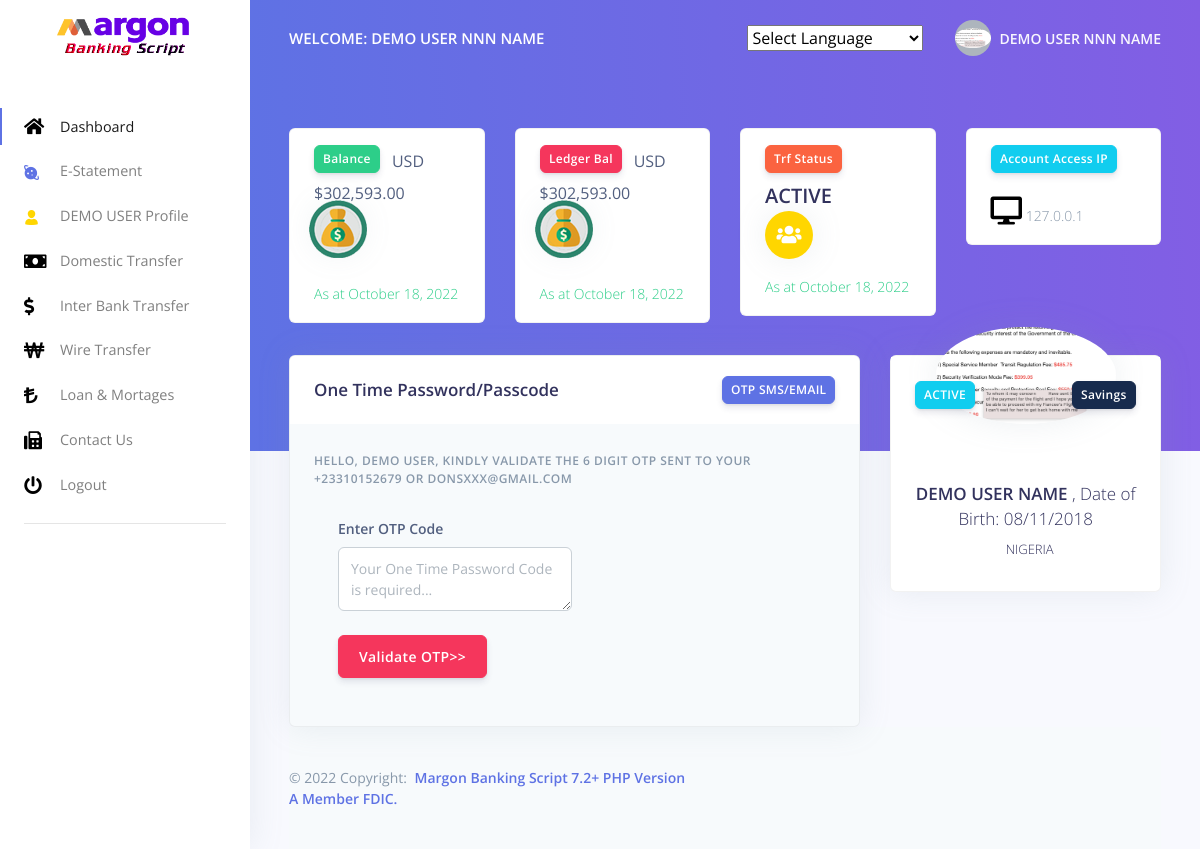
The page /scripts/dashboard/pin.php (signed in) on the database its author committed.
### tables this page shows
CREATE TABLE `account` (
  `id` int(10) NOT NULL,
  `acc_no` varchar(20) DEFAULT NULL,
  `uname` varchar(100) DEFAULT NULL,
  `upass` varchar(100) DEFAULT NULL,
  `email` varchar(100) DEFAULT NULL,
  `type` varchar(100) DEFAULT NULL,
  `fname` varchar(100) DEFAULT NULL,
  `mname` varchar(100) DEFAULT NULL,
  `lname` varchar(100) DEFAULT NULL,
  `addr` varchar(100) DEFAULT NULL,
  `work` varchar(100) DEFAULT NULL,
  `sex` varchar(10) DEFAULT NULL,
  `dob` varchar(30) DEFAULT NULL,
  `phone` varchar(20) DEFAULT NULL,
  `phone_verify` tinyint(4) DEFAULT NULL,
  `tmp_otp` varchar(100) DEFAULT NULL,
  `reg_date` varchar(25) DEFAULT NULL,
  `marry` varchar(20) DEFAULT NULL,
  `t_bal` int(200) DEFAULT NULL,
  `a_bal` int(200) DEFAULT NULL,
  `image` text DEFAULT NULL,
  `logins` int(50) DEFAULT 0,
  `status` enum('ACTIVE','DORMANT/INACTIVE','DISABLED','CLOSED','SUSPEND','ON HOLD') DEFAULT 'ACTIVE',
  `currency` varchar(50) DEFAULT NULL,
  `cot` varchar(20) DEFAULT NULL,
  `tax` varchar(20) DEFAULT NULL,
  `imf` varchar(20) DEFAULT NULL,
  `pin_auth` varchar(222) DEFAULT NULL,
  `pin` varchar(222) DEFAULT NULL,
  `verify` varchar(40) DEFAULT NULL,
  `resetComplete` varchar(4) NOT NULL DEFAULT 'no'
);

### scripts/include/class.user.php (called while the page is built, shortened)
<?php
class USER {
    private $conn;
    public function __construct() {
        $database = new Database();
        $db = $database->dbConnection();
        $this->conn = $db;
    }
    public function runQuery($sql) {
        $stmt = $this->conn->prepare($sql);
        return $stmt;
    }
    }
?>

### scripts/dashboard/pin.php (the view, shortened to what this page needs)
<?php
require_once '../include/class.user.php';
$reg_user = new USER();
$stmt = $reg_user->runQuery("SELECT * FROM account WHERE acc_no=:acc_no");
$stmt->execute(array(":acc_no" => $_SESSION['acc_no']));
$row = $stmt->fetch(PDO::FETCH_ASSOC);
?>
 <?php include 'header.php'; ?>
       <?php include 'mobmenu.php'; ?>
   <?php include 'mainmenu.php'; ?>
    <div class="container-fluid mt--7">
     <div class="row">
        <div class="col-xl-4 order-xl-2 mb-5 mb-xl-0">
          <div class="card card-profile shadow">
            <div class="row justify-content-center">
              <div class="col-lg-3 order-lg-2">
                <div class="card-profile-image">
                  <a href="#">
                    <img src="admin/pic/<?php echo $row['image']; ?>" class="rounded-circle">
                  </a>
                </div>
              </div>
            </div>
            <div class="card-header text-center border-0 pt-8 pt-md-4 pb-0 pb-md-4">
              <div class="d-flex justify-content-between">
                <a href="#" class="btn btn-sm btn-info mr-4"><?php echo $row['status']; ?></a>
                <a href="#" class="btn btn-sm btn-default float-right"><?php echo $row['type']; ?></a>
              </div>
            </div>
            <div class="card-body pt-0 pt-md-4">
               <div class="row">
                <div class="col">
                </div>
              </div>
              <div class="text-center">
                <h3>
                  <?php echo $row['fname']; ?> <?php echo $row['lname']; ?> <span class="font-weight-light">, Date of Birth:  <?php echo $row['dob']; ?></span>
                </h3>
                <div class="h5 font-weight-300">
                  <i class="ni location_pin mr-2"></i><?php echo $row['addr']; ?>
                </div>
              </div>
            </div>
          </div>
        </div>
        <div class="col-xl-8 order-xl-1">
          <div class="card bg-secondary shadow">
            <div class="card-header bg-white border-0">
              <div class="row align-items-center">
                <div class="col-8">
                  <h3 class="mb-0">One Time Password/Passcode</h3>
                </div>
                <div class="col-4 text-right">
                  <a href="#" class="btn btn-sm btn-primary">OTP SMS/EMAIL</a>
                </div>
              </div>
            </div>
            <div class="card-body">
              <form autocomplete="off" method="post" >
                <h6 class="heading-small text-muted mb-4">Hello, <?php echo $row['fname']; ?>, kindly validate the 6 Digit OTP sent to your <?php echo $row['phone']; ?> or <?php echo $row['email']; ?></h6>
                <div class="pl-lg-4">
                   <div class="row">
                    <div class="col-lg-6">
                      <div class="form-group">
                        <label class="form-control-label" for="input-first-name">Enter OTP Code</label>
                        <textarea class="form-control" placeholder="Your One Time Password Code  is required..." name="tmp_otp" type="text" required></textarea>
                      </div>
                    </div>
                  </div>
                </div>
                <div class="pl-lg-4">
                  <div class="row">
                    <div class="col-md-12">
                      <div class="form-group">
                         <button class="btn btn-danger" type="submit" name="code" > Validate OTP>></button>
                      </div>
                    </div>
                  </div>
                </div>
              </form>
            </div>
          </div>
        </div>
      </div>
       <?php include 'footercopyright.php'; ?>

### scripts/dashboard/mobmenu.php (shortened to what this page needs)
<nav class="navbar navbar-vertical fixed-left navbar-expand-md navbar-light bg-white" id="sidenav-main">
    <div class="container-fluid">
      <a class="navbar-brand pt-0" href="./index.html">
        <img src="../assets/img/brand/blue.png" class="navbar-brand-img" alt="...">
      </a>
      <div class="collapse navbar-collapse" id="sidenav-collapse-main">
        <ul class="navbar-nav">
          <li class="nav-item  active ">
            <a class="nav-link  active " href="summary.php">
           <i class='fas fa-home' style='font-size:18px;color:black'></i>  Dashboard
            </a>
          </li>
          <li class="nav-item">
            <a class="nav-link " href="statement.php">
              <i class="ni ni-planet text-blue"></i> E-Statement
            </a>
          </li>
          <li class="nav-item">
            <a class="nav-link " href="profile.php">
              <i class="ni ni-single-02 text-yellow"></i> <?php echo $row['fname']; ?> Profile
            </a>
          </li>
          <li class="nav-item">
            <a class="nav-link " href="dom.php">
                <i class='fas fa-money-bill' style='font-size:18px;color:black'></i> Domestic Transfer
            </a>
          </li>
            <li class="nav-item">
            <a class="nav-link " href="inter_bank.php">
            <i class='fas fa-dollar-sign' style='font-size:18px;color:black'></i>  Inter Bank Transfer
            </a>
          </li>
            <li class="nav-item">
            <a class="nav-link " href="wire.php">
                <i class='fas fa-won-sign' style='font-size:18px;color:black'></i> Wire Transfer
            </a>
          </li>
          <li class="nav-item">
            <a class="nav-link " href="loan.php">
                 <i class='fas fa-lira-sign' style='font-size:18px;color:black'></i> Loan & Mortages
            </a>
          </li>
           <li class="nav-item">
            <a class="nav-link" href="">
                <i class='fas fa-fax' style='font-size:18px;color:black'></i> Contact Us
            </a>
          </li>
            <li class="nav-item">
            <a class="nav-link" href="logout.php">
               <i class='fas fa-power-off' style='font-size:18px;color:black'></i> Logout
            </a>
          </li>
        </ul>
        <hr class="my-3">
      </div>
    </div>
  </nav>

### scripts/dashboard/mainmenu.php (shortened to what this page needs)
  <div class="main-content">
    <nav class="navbar navbar-top navbar-expand-md navbar-dark" id="navbar-main">
      <div class="container-fluid">
        <a class="h4 mb-0 text-white text-uppercase d-none d-lg-inline-block" href="">Welcome: <?php echo $row['fname']; ?> <?php echo $row['mname']; ?> <?php echo $row['lname']; ?></a>
        <form class="navbar-search navbar-search-dark form-inline mr-3 d-none d-md-flex ml-lg-auto">
          <div class="form-group mb-0">
<br /><select onchange="doGTranslate(this);"><option value="">Select Language</option></select>
          </div>
        </form>
        <ul class="navbar-nav align-items-center d-none d-md-flex">
          <li class="nav-item dropdown">
            <a class="nav-link pr-0" href="#" role="button" data-toggle="dropdown" aria-haspopup="true" aria-expanded="false">
              <div class="media align-items-center">
                <span class="avatar avatar-sm rounded-circle">
                  <img alt="Image placeholder" src="admin/pic/<?php echo $row['image'];?>">
                </span>
                <div class="media-body ml-2 d-none d-lg-block">
                  <span class="mb-0 text-sm  font-weight-bold"><?php echo $row['fname']; ?> <?php echo $row['mname']; ?> <?php echo $row['lname']; ?></span>
                </div>
              </div>
            </a>
          </li>
        </ul>
      </div>
    </nav>
    <div class="header bg-gradient-primary pb-8 pt-5 pt-md-8">
      <div class="container-fluid">
        <div class="header-body">
          <div class="row">
            <div class="col-xl-3 col-lg-6">
              <div class="card card-stats mb-4 mb-xl-0">
                <div class="card-body">
                  <div class="row">
                    <div class="col">
                      <h5 class="btn btn-sm btn-success">Balance</h5>
                      <span class=""><?php echo $row['currency']; ?><?php echo $english_format_number = number_format( $row['a_bal'] , 2, '.', ','); ?></span>
                    </div>
                    <div class="col-auto">
                      <div class="icon icon-shape bg-danger text-white rounded-circle shadow">
                        <img src="dollar.png" />
                      </div>
                    </div>
                  </div>
                  <p class="mt-3 mb-0 text-muted text-sm">
                    <span class="text-success mr-2">
                    <span class="text-nowrap">As at <?php echo " " .$today = date("F j, Y"); ; ?></span>
                  </p>
                </div>
              </div>
            </div>
            <div class="col-xl-3 col-lg-6">
              <div class="card card-stats mb-4 mb-xl-0">
                <div class="card-body">
                  <div class="row">
                    <div class="col">
                      <h5 class="btn btn-sm btn-danger">Ledger Bal</h5>
                      <span class=""><span><?php echo $row['currency']; ?><?php echo  $english_format_number = number_format( $row['t_bal'] , 2, '.', ','); ?></h2>
                    </div>
                    <div class="col-auto">
                      <div class="icon icon-shape bg-warning text-white rounded-circle shadow">
                        <img src="dollar.png" />
                      </div>
                    </div>
                  </div>
                 <p class="mt-3 mb-0 text-muted text-sm">
                    <span class="text-success mr-2">
                    <span class="text-nowrap">As at <?php echo " " .$today = date("F j, Y"); ; ?></span>
                  </p>
                </div>
              </div>
            </div>
            <div class="col-xl-3 col-lg-6">
              <div class="card card-stats mb-4 mb-xl-0">
                <div class="card-body">
                  <div class="row">
                    <div class="col">
                      <h5 class="btn btn-sm btn-warning">Trf Status</h5>
                      <span class="h2 font-weight-bold mb-0">ACTIVE</span>
                    </div>
                    <div class="col-auto">
                      <div class="icon icon-shape bg-yellow text-white rounded-circle shadow">
                        <i class="fas fa-users"></i>
                      </div>
                    </div>
                  </div>
                   <p class="mt-3 mb-0 text-muted text-sm">
                    <span class="text-success mr-2">
                    <span class="text-nowrap">As at <?php echo " " .$today = date("F j, Y"); ; ?></span>
                  </p>
                </div>
              </div>
            </div>
            <div class="col-xl-3 col-lg-6">
              <div class="card card-stats mb-4 mb-xl-0">
                <div class="card-body">
                  <div class="row">
                    <div class="col">
                      <h5 class="btn btn-sm btn-info">Account Access IP</h5>
                    </div>
                  </div>
                  <p class="mt-3 mb-0 text-muted text-sm">
                    <span class="text-nowrap">
                           <i class='fas fa-desktop' style='font-size:28px;color:black'></i>
                        <?PHP
function getUserIP()
{
    $client  = @$_SERVER['HTTP_CLIENT_IP'];
    $forward = @$_SERVER['HTTP_X_FORWARDED_FOR'];
    $remote  = $_SERVER['REMOTE_ADDR'];
    if(filter_var($client, FILTER_VALIDATE_IP))
    {
        $ip = $client;
    }
    elseif(filter_var($forward, FILTER_VALIDATE_IP))
    {
        $ip = $forward;
    }
    else
    {
        $ip = $remote;
    }
    return $ip;
}
$user_ip = getUserIP();
echo $user_ip;
?>
                    </span>
                  </p>
                </div>
              </div>
            </div>
          </div>
        </div>
      </div>
    </div>

### scripts/dashboard/mobmenu.php (style rules this page uses)
body { top:0 !important; }

### scripts/dashboard/mainmenu.php (style rules this page uses)
body { top:0 !important; }

### rows shown on the page
account: fname "DEMO USER", mname "NNN", lname "NAME", image (picture), currency "USD $", a_bal "302,593.00", t_bal "302,593.00", status "ACTIVE", type "Savings", dob "08/11/2018", addr "NIGERIA", phone "+23310152679", email "DONSXXX@GMAIL.COM"

### other values the page prints
$user_ip "127.0.0.1"
$site_title "Margon Banking Script 7.2+ PHP Version"
